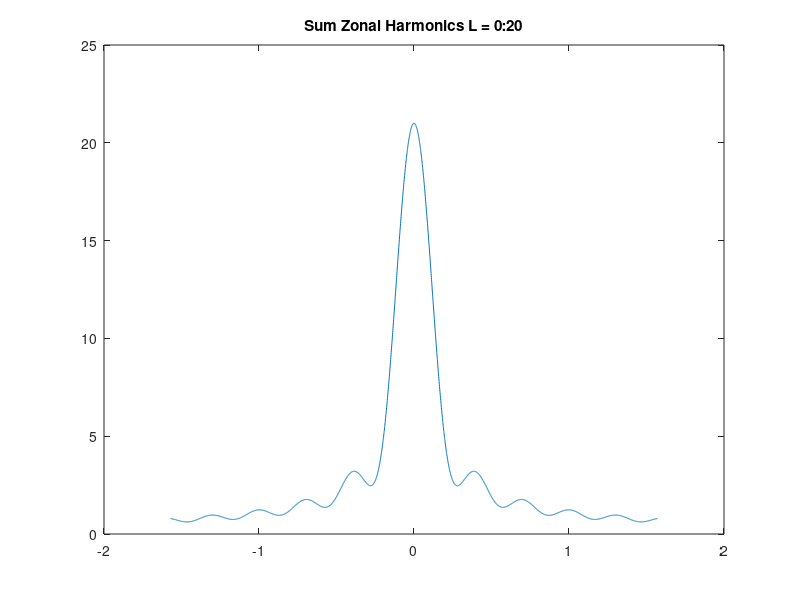
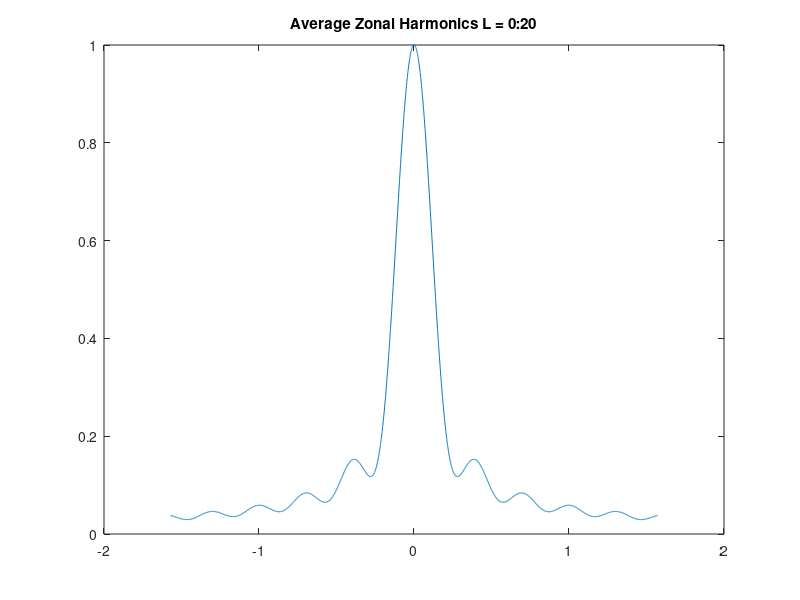

MATLAB code to generate these figures, in order:
theta = linspace(-pi/2, pi/2, 3600);
max = 20;
Plm = legendre(0,cos(theta), 'sch');
sum = Plm;
for t = 1:max
    disp(t);
    l = t;
    Plm = legendre(l,cos(theta), 'sch');
    sum = sum + Plm(1, :); 
    clear Plm
end

f1 = figure;
plot(theta, sum);
title(['Sum Zonal Harmonics L = 0:', num2str(max)]);

f2 = figure;
plot(theta, sum/(max+1));
title(['Average Zonal Harmonics L = 0:', num2str(max)]);